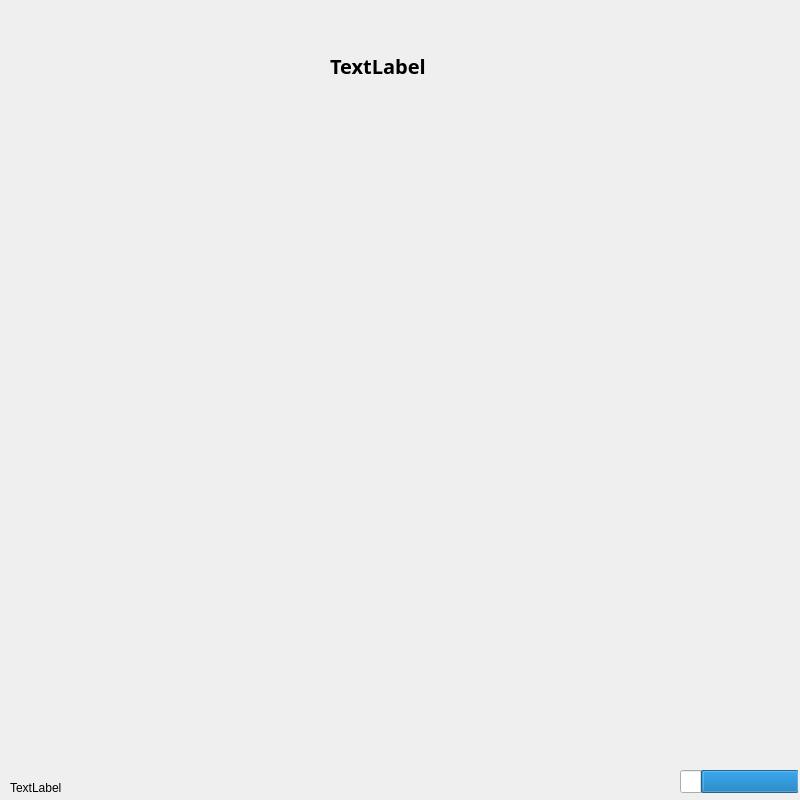
<?xml version="1.0" encoding="UTF-8"?>
<ui version="4.0">
 <class>PlayWindow</class>
 <widget class="QWidget" name="PlayWindow">
  <property name="geometry">
   <rect>
    <x>0</x>
    <y>0</y>
    <width>800</width>
    <height>800</height>
   </rect>
  </property>
  <property name="windowTitle">
   <string>Form</string>
  </property>
  <widget class="QLabel" name="level_label">
   <property name="geometry">
    <rect>
     <x>330</x>
     <y>10</y>
     <width>200</width>
     <height>111</height>
    </rect>
   </property>
   <property name="font">
    <font>
     <family>微软雅黑 Light</family>
     <pointsize>15</pointsize>
     <weight>75</weight>
     <bold>true</bold>
    </font>
   </property>
   <property name="text">
    <string>TextLabel</string>
   </property>
  </widget>
  <widget class="QProgressBar" name="progressBar">
   <property name="geometry">
    <rect>
     <x>680</x>
     <y>770</y>
     <width>118</width>
     <height>23</height>
    </rect>
   </property>
   <property name="value">
    <number>80</number>
   </property>
   <property name="textVisible">
    <bool>false</bool>
   </property>
   <property name="invertedAppearance">
    <bool>true</bool>
   </property>
   <property name="textDirection">
    <enum>QProgressBar::TopToBottom</enum>
   </property>
  </widget>
  <widget class="QLabel" name="name_label">
   <property name="geometry">
    <rect>
     <x>10</x>
     <y>780</y>
     <width>72</width>
     <height>15</height>
    </rect>
   </property>
   <property name="text">
    <string>TextLabel</string>
   </property>
  </widget>
 </widget>
 <resources/>
 <connections/>
</ui>
